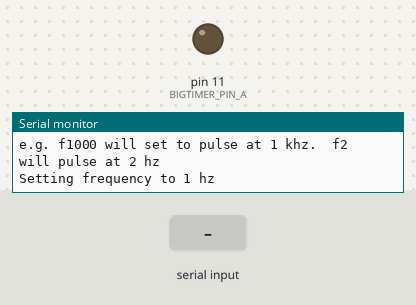
Bench run of a sketch on a simulated Arduino Uno, built with avr-gcc and run on an emulated ATmega328P. Parts: output pins drawn as LEDs (lit = HIGH), the last lines printed to the serial monitor. The inputs (shaded band) are chosen by the test bench.

Above: at 1.2 s.
1.3 s: "f90\n" received over Serial
At 1.85 s:
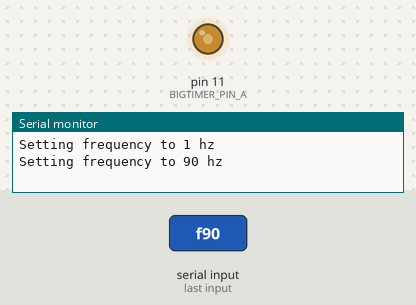
4.3 s: "f,45\n" received over Serial
At 4.9 s:
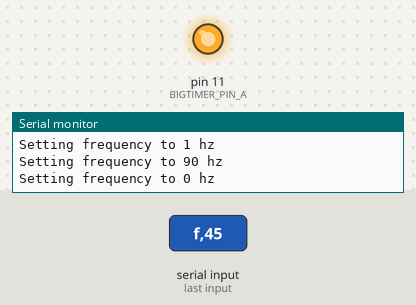
Timing chart, 0 to 7.3 s (numbered marks = the images above; inputs shaded):
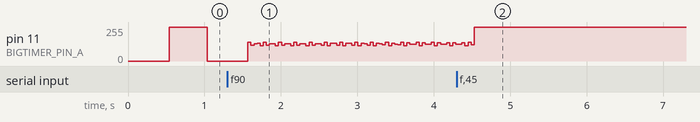

The sketch:

bigtimer2.ino
```cpp
#include "bigtimer2.h"

BigTimer2 *bigTimer = new BigTimer2();

void setFrequency(uint16_t hz) {
  Serial.print("Setting frequency to ");
  Serial.print(hz);
  Serial.println(" hz");
  bigTimer->startTimerFrequency(hz);
}

int parseSerial(char cBuf[], int sz) {
  int len = 0;
  while (len < (sz - 1) && Serial.available() > 0) {
    cBuf[len] = (char)Serial.read();
    len++;
    if (Serial.available() == 0) // small delay to allow next char to arrive if not already.
      delay(100);
  }
  cBuf[len] = 0; // mark end of string
  len++;

  return len;
}

void setup() {
  Serial.begin(38400);

  Serial.println("Starting frequency generator on Timer2");
  Serial.println("Send 'f' followed by a frequency, in hz, to serial to change the timer frequency.");
  Serial.println("e.g. f1000 will set to pulse at 1 khz.  f2 will pulse at 2 hz");

  setFrequency(1);
}


// Note, Timer itself does nothing in the main loop as it's all hardware driven.
// Code here is simply to read Serial and control the frequency.
void loop() {

  // If serial has something to say, go see what it is
  if (Serial.available()) {
    char buf[255];
    int len = parseSerial(buf, 255);
    if (len < 2)
      return;

    switch (buf[0]) {
      case 'f' :
        int hz = atoi(&buf[1]); // Grab string following 'f' command adn flip to number. zero if NAN.
        setFrequency((uint16_t) hz);
        break;

      default:
        Serial.print(&buf[1]);
        Serial.print(" is an unknown command");
        Serial.println();
    }
  }
}


ISR(TIMER2_COMPA_vect) {
  bigTimer->CompareMatchA();
}

ISR(TIMER2_OVF_vect) {
  bigTimer->Overflow();
}
```

bigtimer2.cpp
```cpp
#include "bigtimer2.h"
#include <avr/io.h>
#include <avr/interrupt.h>

uint16_t BigTimer2::Frequency() {
  uint16_t c = ((OCR2AH << 8) + OCR2A);
  uint32_t cp = ( ((uint32_t)c * 2) * prescaler());
  return cp > 0 ? (double)CLOCK_SPEED / cp : 0;
}


// Helper to start timer with a given frequency.
// Calculates a 16-bit counter and prescaler to achive this frequency
void BigTimer2::startTimerFrequency(uint16_t hz) {
  uint16_t prescaler = 0;
  uint16_t count = 0;

  uint16_t dblHz = hz * 2; // double the frequency as duty cycle uses 50% = 1 full count
  if (hz > 0 && hz < dblHz) { // Check its not zero or wrapped

    // Find the smallest prescaler.
    for (int i = 0; i < PRESCALER_COUNT; i++) {
      uint32_t c = CLOCK_SPEED / (dblHz * PRESCALERS[i]) - 1;
      if (c > 0xFFFF || c < 1)
        continue;

      prescaler = PRESCALERS[i];
      count = (uint16_t) c;
      break;
    }
  }
  startTimer(count, prescaler);
}

// start the timer using the given 16-bit timer count and prescaler
void BigTimer2::startTimer(uint16_t count, uint16_t prescaler) {
  resetTimer();
  OCR2AH = (count >> 8);
  OCR2A = count & 0x00FF;

  if (prescaler == 0 || count == 0) {
    return;
  }

  cli();

  // wave gen mode 0, Top = Max
  TCCR2A &= (0 << WGM20);
  TCCR2A &= (0 << WGM21);
  TCCR2B &= (0 << WGM22);

  TCCR2A &= (0 << COM2A1) | (0 << COM2A0); //  Turn off compare match pins until high byte matches overflow

  //set the output pin DDR to output
  DDRB |= (1 << DDB3);

  // enable overflow inturrupt.
  TIMSK2 |= (1 << TOIE2) | (1 << OCIE2A);

  // Turn on the timer.
  setPrescaler(prescaler);

  sei();
}


void BigTimer2::resetTimer() {
  cli();
  overflow = 0;

  // Clear control registers
  TCCR2A = 0; // set entire TCCR2A register to 0
  TCCR2B = 0; // same for TCCR2B
  TCNT2  = 0; // initialize counter value to 0
  TIMSK2 = 0; // switch off inturrupt masks.
  TIFR2  = 0; // Clear all the flags;
  sei();
}


void BigTimer2::CompareMatchA() {

  if (overflow != OCR2AH) {  // High byte compare match
    return;
  }

  PORTB ^= (1 << PB3);   // toggles the state of the bit
  overflow = 0;
  TCNT2 = 0;
}


// Called by the ISR for overflow on Timer2
void BigTimer2::Overflow() {
  overflow++;
}


uint16_t BigTimer2::prescaler() {
  int index = TCCR2B & ((1 << CS22) | (1 << CS21) | (1 << CS20));
  return index >= 0 && index < PRESCALER_COUNT ? PRESCALERS[index] : 0;
}

// Set CS22-CS20 bits in TCCR2B for PRESCALER
void BigTimer2::setPrescaler(uint16_t scaler) {
  switch (scaler) {
    case 1 :
      TCCR2B |= (1 << CS20);
      break;

    case 8 :
      TCCR2B |= (1 << CS21);
      break;

    case 32 :
      TCCR2B |= (1 << CS21) | (1 << CS20);
      break;

    case 64 :
      TCCR2B |= (1 << CS22);
      break;

    case 128 :
      TCCR2B |= (1 << CS22) | (1 << CS20);
      break;

    case 256 :
      TCCR2B |= (1 << CS22) | (1 << CS21);
      break;

    case 1024 :
      TCCR2B |= (1 << CS22) | (1 << CS21) | (1 << CS20);
      break;

    default: // disable timer
      TCCR2B &= (0 << CS22);
      TCCR2B &= (0 << CS21);
      TCCR2B &= (0 << CS20);
  }
}
```

bigtimer2.h
```cpp
// big timer is an experiment to extend the resolution of Timer2 to 16-bit.
// Timer1 is the only timer which can capture timed input accurately, so requiring another 16-bit timer
// to output the 'corrected' frequency from the input from Timer1 needed at least the same resolution as the sampled frequency.
// Output is fixed to OC2A (Arduino D11) and OC2B (Arduino D3)

const int BIGTIMER_PIN_A = 11;
const int BIGTIMER_PIN_B = 3;

#include <stdint.h>

// 16mz cpu clock speed
#define CLOCK_SPEED 16000000

#define PRESCALER_COUNT 8     // The number of prescalers available to this timer
const uint16_t PRESCALERS[PRESCALER_COUNT] {0, 1, 8, 32, 64, 128, 256, 1024};


class BigTimer2 {
  private:
    uint8_t overflow;
    void setPrescaler(uint16_t scaler);

  public:
    BigTimer2() {};
    uint8_t OCR2AH;

    uint16_t prescaler();

    // Gets the current frequency timer is working at
    uint16_t Frequency();

    void startTimerFrequency(uint16_t hz);
    void startTimer(uint16_t count, uint16_t prescaler);
    void resetTimer();

    void Overflow();
    void CompareMatchA();

};
```
